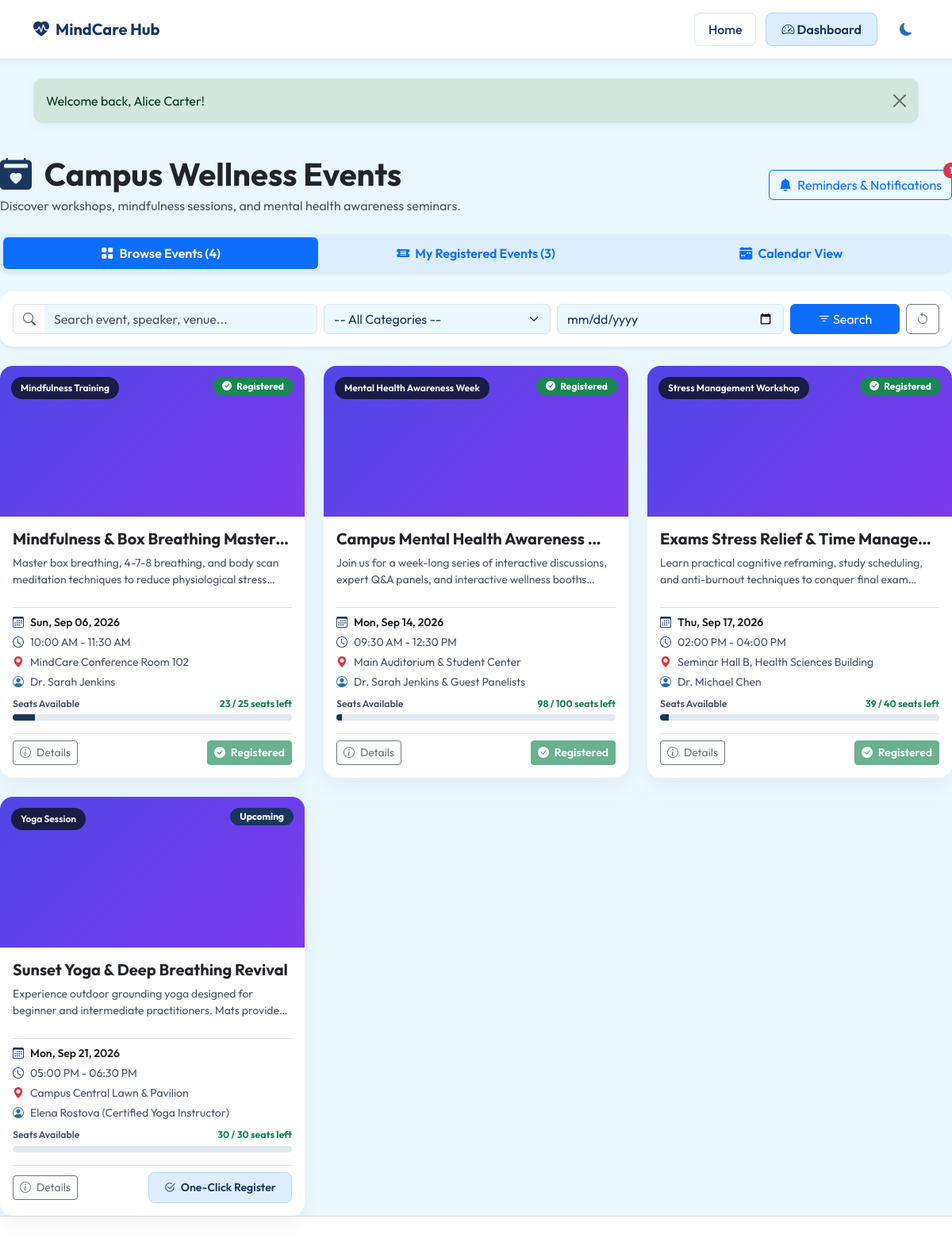
The app's page /events.php (signed in) with its own data.
### tables this page shows
CREATE TABLE IF NOT EXISTS events (
    id INT AUTO_INCREMENT PRIMARY KEY,
    title VARCHAR(255) NOT NULL,
    category VARCHAR(100) NOT NULL,
    description TEXT NOT NULL,
    banner_image VARCHAR(255) DEFAULT 'default_event.jpg',
    event_date DATE NOT NULL,
    start_time TIME NOT NULL,
    end_time TIME NOT NULL,
    venue VARCHAR(255) NOT NULL,
    speaker VARCHAR(150) NOT NULL,
    max_participants INT NOT NULL DEFAULT 50,
    registration_deadline DATETIME NOT NULL,
    status ENUM('Upcoming', 'Ongoing', 'Completed', 'Cancelled') NOT NULL DEFAULT 'Upcoming',
    visibility ENUM('Public', 'Only Selected Students') NOT NULL DEFAULT 'Public',
    created_by INT DEFAULT NULL,
    created_at TIMESTAMP DEFAULT CURRENT_TIMESTAMP,
    FOREIGN KEY (created_by) REFERENCES users(id) ON DELETE SET NULL
);

### notifications_helper.php (called while the page is built, shortened)
<?php
require_once __DIR__ . '/../config/db.php';
require_once __DIR__ . '/events_db.php';
function get_unread_notifications_count($pdo, $user_id) {
    try {
        $stmt = $pdo->prepare("SELECT COUNT(*) FROM notifications WHERE user_id = ? AND is_read = 0");
        $stmt->execute([$user_id]);
        return $stmt->fetchColumn();
    } catch (\Exception $e) {
        return 0;
    }
}
?>

### events_db.php (called while the page is built, shortened)
<?php
function get_all_events($pdo, $filters = [], $student_id = null) {
    $where = ["1=1"];
    $params = [];
    if ($student_id !== null) {
        $where[] = "(e.visibility = 'Public' OR e.id IN (SELECT event_id FROM event_target_students WHERE student_id = ?))";
        $params[] = $student_id;
    }
    $whereClause = implode(" AND ", $where);
    $sql = "
        SELECT e.*,
               (SELECT COUNT(*) FROM event_registrations er WHERE er.event_id = e.id AND er.registration_status = 'Registered') AS registered_count,
               (SELECT COUNT(*) FROM event_registrations er WHERE er.event_id = e.id AND er.registration_status = 'Registered' AND er.attendance_status = 'Present') AS present_count
        FROM events e
        WHERE {$whereClause}
        ORDER BY e.event_date ASC, e.start_time ASC
    ";
    $stmt = $pdo->prepare($sql);
    $stmt->execute($params);
    return $stmt->fetchAll();
}
function get_student_registered_events($pdo, $student_id) {
    $stmt = $pdo->prepare("
        SELECT e.*, er.id as registration_id, er.registration_date, er.attendance_status, er.registration_status
        FROM event_registrations er
        JOIN events e ON er.event_id = e.id
        WHERE er.student_id = ? AND er.registration_status = 'Registered'
        ORDER BY e.event_date ASC, e.start_time ASC
    ");
    $stmt->execute([$student_id]);
    return $stmt->fetchAll();
}
?>

### events.php (the view, shortened to what this page needs)
<?php
require_once '../includes/auth.php';
require_once '../config/db.php';
require_once '../includes/events_db.php';
$student_id = $_SESSION['student_id'];
$active_tab = $_GET['tab'] ?? 'browse';
$filters = [
    'search' => trim($_GET['search'] ?? ''),
    'category' => trim($_GET['category'] ?? ''),
    'date_from' => trim($_GET['date_from'] ?? ''),
    'date_to' => trim($_GET['date_to'] ?? '')
];
$all_events = get_all_events($pdo, $filters, $student_id);
$my_registered_events = get_student_registered_events($pdo, $student_id);
$registered_event_ids = [];
foreach ($my_registered_events as $mreg) {
    $registered_event_ids[] = $mreg['id'];
}
require_once '../includes/header.php';
?>
<div class="d-flex align-items-center justify-content-between mb-4 flex-wrap gap-2 fade-in-up">
    <div>
        <h1 class="fw-bold text-dark mb-1"><i class="bi bi-calendar2-heart-fill text-primary me-2"></i> Campus Wellness Events</h1>
        <p class="text-muted mb-0">Discover workshops, mindfulness sessions, and mental health awareness seminars.</p>
    </div>
    <div>
        <a href="notifications.php" class="btn btn-outline-primary position-relative">
            <i class="bi bi-bell-fill me-1"></i> Reminders & Notifications
            <?php if ($unread_notifications_count > 0): ?>
                <span class="position-absolute top-0 start-100 translate-middle badge rounded-pill bg-danger">
                    <?php echo $unread_notifications_count; ?>
                </span>
            <?php endif; ?>
        </a>
    </div>
</div>
<ul class="nav nav-pills mb-4 nav-justified bg-light p-1 rounded-3 shadow-sm fade-in-up" role="tablist">
    <li class="nav-item">
        <a class="nav-link fw-semibold <?php echo ($active_tab === 'browse') ? 'active' : ''; ?>" href="events.php?tab=browse">
            <i class="bi bi-grid-fill me-1"></i> Browse Events (<?php echo count($all_events); ?>)
        </a>
    </li>
    <li class="nav-item">
        <a class="nav-link fw-semibold <?php echo ($active_tab === 'my_events') ? 'active' : ''; ?>" href="events.php?tab=my_events">
            <i class="bi bi-ticket-detailed-fill me-1"></i> My Registered Events (<?php echo count($my_registered_events); ?>)
        </a>
    </li>
    <li class="nav-item">
        <a class="nav-link fw-semibold <?php echo ($active_tab === 'calendar') ? 'active' : ''; ?>" href="events.php?tab=calendar">
            <i class="bi bi-calendar-week-fill me-1"></i> Calendar View
        </a>
    </li>
</ul>
<?php if ($active_tab === 'browse'): ?>
    <div class="card card-glass border-0 shadow-sm mb-4 p-3 fade-in-up">
        <form action="events.php" method="GET" class="row g-2 align-items-center">
            <div class="col-md-4">
                <div class="input-group">
                    <span class="input-group-text bg-white border-end-0 text-muted"><i class="bi bi-search"></i></span>
                    <input type="text" name="search" class="form-control border-start-0" placeholder="Search event, speaker, venue..." value="<?php echo h($filters['search']); ?>">
                </div>
            </div>
            <div class="col-md-3">
                <select name="category" class="form-select">
                    <option value="">-- All Categories --</option>
                </select>
            </div>
            <div class="col-md-3">
                <input type="date" name="date_from" class="form-control" value="<?php echo h($filters['date_from']); ?>" placeholder="Filter Date">
            </div>
            <div class="col-md-2 d-flex gap-2">
                <button type="submit" class="btn btn-primary w-100"><i class="bi bi-filter"></i> Search</button>
                <a href="events.php?tab=browse" class="btn btn-outline-secondary" title="Reset"><i class="bi bi-arrow-counterclockwise"></i></a>
            </div>
        </form>
    </div>
    <div class="row g-4 fade-in-up">
        <?php if (empty($all_events)): ?>
            <div class="col-12 text-center py-5">
                <div class="p-5 bg-white rounded shadow-sm">
                    <i class="bi bi-calendar-x display-3 text-muted mb-3 d-block"></i>
                    <h4 class="fw-bold text-dark">No Events Found</h4>
                    <p class="text-muted">There are currently no events matching your filter parameters.</p>
                </div>
            </div>
        <?php else: ?>
            <?php foreach ($all_events as $event): ?>
                <?php
                $is_registered = in_array($event['id'], $registered_event_ids);
                $available_seats = max(0, $event['max_participants'] - $event['registered_count']);
                $is_full = ($available_seats <= 0);
                $deadline_passed = (strtotime($event['registration_deadline']) < time());
                $event_passed = (strtotime($event['event_date']) < strtotime(date('Y-m-d')) || $event['status'] === 'Completed');
                $is_cancelled = ($event['status'] === 'Cancelled');
                $pct = ($event['max_participants'] > 0) ? round(($event['registered_count'] / $event['max_participants']) * 100) : 0;
                ?>
                <div class="col-lg-4 col-md-6">
                    <div class="event-card h-100 d-flex flex-column">
                        <div class="event-banner-wrapper">
                            <span class="event-category-badge"><?php echo h($event['category']); ?></span>
                            <?php if ($is_registered): ?>
                                <span class="event-status-pill badge bg-success"><i class="bi bi-check-circle-fill me-1"></i> Registered</span>
                            <?php elseif ($is_cancelled): ?>
                                <span class="event-status-pill badge bg-danger">Cancelled</span>
                            <?php elseif ($event_passed): ?>
                                <span class="event-status-pill badge bg-secondary">Completed</span>
                            <?php else: ?>
                                <span class="event-status-pill badge bg-primary"><?php echo h($event['status']); ?></span>
                            <?php endif; ?>
                        </div>
                        <div class="p-3 d-flex flex-column flex-grow-1">
                            <h5 class="fw-bold text-dark mb-2 text-truncate" title="<?php echo h($event['title']); ?>">
                                <a href="event_details.php?id=<?php echo $event['id']; ?>" class="text-decoration-none text-dark"><?php echo h($event['title']); ?></a>
                            </h5>
                            <p class="text-muted small flex-grow-1" style="display: -webkit-box; -webkit-line-clamp: 2; -webkit-box-orient: vertical; overflow: hidden;">
                                <?php echo h($event['description']); ?>
                            </p>
                            <div class="border-top pt-2 mt-2 text-muted small">
                                <div class="d-flex align-items-center gap-2 mb-1">
                                    <i class="bi bi-calendar3 text-primary"></i>
                                    <span class="fw-semibold text-dark"><?php echo date('D, M d, Y', strtotime($event['event_date'])); ?></span>
                                </div>
                                <div class="d-flex align-items-center gap-2 mb-1">
                                    <i class="bi bi-clock text-primary"></i>
                                    <span><?php echo date('h:i A', strtotime($event['start_time'])); ?> - <?php echo date('h:i A', strtotime($event['end_time'])); ?></span>
                                </div>
                                <div class="d-flex align-items-center gap-2 mb-1">
                                    <i class="bi bi-geo-alt-fill text-danger"></i>
                                    <span class="text-truncate"><?php echo h($event['venue']); ?></span>
                                </div>
                                <div class="d-flex align-items-center gap-2 mb-2">
                                    <i class="bi bi-person-circle text-secondary"></i>
                                    <span class="text-truncate"><?php echo h($event['speaker']); ?></span>
                                </div>
                                <div class="mt-2">
                                    <div class="d-flex justify-content-between align-items-center small mb-1">
                                        <span class="fw-semibold">Seats Available</span>
                                        <span class="fw-bold <?php echo ($available_seats > 5) ? 'text-success' : 'text-danger'; ?>">
                                            <?php echo $available_seats; ?> / <?php echo $event['max_participants']; ?> seats left
                                        </span>
                                    </div>
                                    <div class="progress seat-progress-bar">
                                        <div class="progress-bar <?php echo ($pct >= 90) ? 'bg-danger' : 'bg-primary'; ?>" role="progressbar" style="width: <?php echo $pct; ?>%;"></div>
                                    </div>
                                </div>
                            </div>
                            <div class="mt-3 pt-2 border-top d-flex gap-2 align-items-center justify-content-between">
                                <a href="event_details.php?id=<?php echo $event['id']; ?>" class="btn btn-sm btn-outline-secondary">
                                    <i class="bi bi-info-circle me-1"></i> Details
                                </a>
                                <?php if ($is_registered): ?>
                                    <button class="btn btn-sm btn-success fw-semibold" disabled>
                                        <i class="bi bi-check-circle-fill me-1"></i> Registered
                                    </button>
                                <?php elseif ($is_cancelled): ?>
                                    <button class="btn btn-sm btn-secondary" disabled>Cancelled</button>
                                <?php elseif ($event_passed): ?>
                                    <button class="btn btn-sm btn-secondary" disabled>Event Ended</button>
                                <?php elseif ($deadline_passed): ?>
                                    <button class="btn btn-sm btn-outline-danger disabled" disabled>Registration Closed – Deadline Passed</button>
                                <?php elseif ($is_full): ?>
                                    <button class="btn btn-sm btn-outline-danger disabled" disabled>Registration Closed – Event Full</button>
                                <?php else: ?>
                                    <form action="events.php" method="POST">
                                        <button type="submit" class="btn btn-sm btn-primary-custom fw-semibold">
                                            <i class="bi bi-check2-circle me-1"></i> One-Click Register
                                        </button>
                                    </form>
                                <?php endif; ?>
                            </div>
                        </div>
                    </div>
                </div>
            <?php endforeach; ?>
        <?php endif; ?>
    </div>
<?php endif; ?>
<?php require_once '../includes/footer.php'; ?>

### records on screen
events: category "Mindfulness Training", shows "Registered", title "Mindfulness & Box Breathing Master…", description "Master box breathing, 4-7-8 breathing, and body scan meditation techniques to reduce physiological…", event_date "Sun, Sep 06, 2026", start_time "10:00 AM", end_time "11:30 AM", venue "MindCare Conference Room 102", speaker "Dr. Sarah Jenkins", available_seats "23", max_participants "25"
events: category "Mental Health Awareness Week", shows "Registered", title "Campus Mental Health Awareness…", description "Join us for a week-long series of interactive discussions, expert Q&A panels, and interactive wellness…", event_date "Mon, Sep 14, 2026", start_time "09:30 AM", end_time "12:30 PM", venue "Main Auditorium & Student Center", speaker "Dr. Sarah Jenkins & Guest Panelists", available_seats "98", max_participants "100"
events: category "Stress Management Workshop", shows "Registered", title "Exams Stress Relief & Time Manage…", description "Learn practical cognitive reframing, study scheduling, and anti-burnout techniques to conquer final…", event_date "Thu, Sep 17, 2026", start_time "02:00 PM", end_time "04:00 PM", venue "Seminar Hall B, Health Sciences Building", speaker "Dr. Michael Chen", available_seats "39", max_participants "40"
events: category "Yoga Session", status "Upcoming", title "Sunset Yoga & Deep Breathing Revival", description "Experience outdoor grounding yoga designed for beginner and intermediate practitioners. Mats…", event_date "Mon, Sep 21, 2026", start_time "05:00 PM", end_time "06:30 PM", venue "Campus Central Lawn & Pavilion", speaker "Elena Rostova (Certified Yoga Instructor)", max_participants "30"

### other values on screen
$msg "Welcome back, Alice Carter!"
$unread_notifications_count "1"
count($all_events) "4"
count($my_registered_events) "3"
